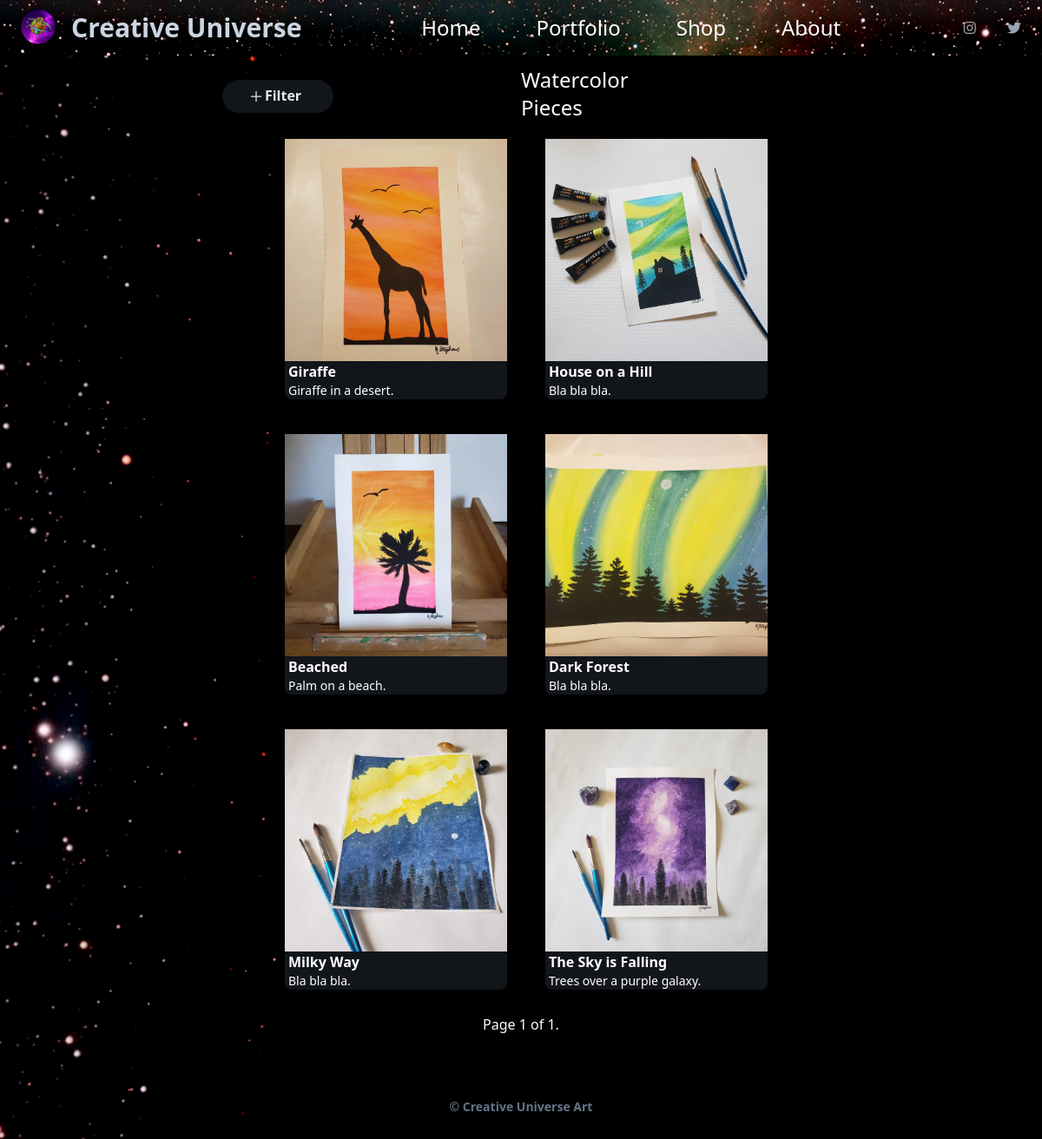
The page /portfolio/type/1 on the database its author committed.
### artpage/models.py (models this page shows, shortened)
class ArtType(models.Model):
    name= models.CharField(max_length=50)
    desciption= models.CharField(max_length=200)
    required_stationary= models.CharField(max_length=200, blank=True)
    def __str__(self):
        return self.name

class ArtPiece(models.Model):
   title= models.CharField(max_length=50)
   description= models.CharField(max_length=100)
   art_type= models.ForeignKey(ArtType, on_delete=models.CASCADE)
   canvas_size= models.CharField(max_length= 8, blank=True)
   image= models.ImageField(upload_to='artwork/')
   uploaded= models.DateField(auto_now_add=True)
   collection= models.ForeignKey(Collection, blank=True, on_delete=models.PROTECT, null=True)
   objects = models.Manager()
   no_collection = NoCollectionManager()
   creator= models.ForeignKey(Creator, on_delete=models.PROTECT, blank=True, null=True)

### artpage/views.py (the view)
# urls.py: path('type/<int:pk>',views.CategoryView.as_view(), name='category'),
class CategoryView(DetailView, MultipleObjectMixin):
    paginate_by = 9
    model = ArtType
    template_name = 'type_view.html'
    def get_context_data(self, **kwargs):
        art_types = ArtType.objects.all()
        object_list = ArtPiece.objects.filter(art_type = self.get_object())
        context = super(CategoryView, self).get_context_data(object_list=object_list,**kwargs, art_type=art_types)
        return context

### artpage/templates/type_view.html (shortened to what this page needs)
{% extends 'index.html' %}
{% if object_list.count < 3 %}
    {% block background_option %}
    bg-cover
    {% endblock %}
{% endif %}
{% block content %}
<div class="flex flex-row justify-between px-8">
    <span class="basis-1/4 pt-5"><p>{% include 'category_select.html' %}</span>
    <span class="basis-1/4"><h1 class="text-xl md:text-2xl my-3">{{arttype.name}} Pieces</h1></span>
</div>
<div class="grid lg:grid-cols-2 xl:grid-cols-3 gap-10 px-2 py-2 mx-auto w-3/4 xl:w-3/4 mb-4">
{% if object_list %}
    {% for art in object_list %}
        <div class="bg-slate-600 overflow-hidden md:w-64 w-64 mx-2 bg-opacity-25 rounded-b-lg">
            <a href="{% url 'art_detail' art.id %}" ><img src="{{ art.image.url }}" class="h-64 md:h-64 w-full object-cover"alt=""></a>
            <a href="{% url 'art_detail' art.id %}" ><h2 class="font-bold bold_underline pl-1">{{ art.title }}</h2></a>
            <h2 class="font-medium text-sm pl-1">{{ art.description }}</h2>
        </div>
    {% endfor %}
    {% else %}
    <p>No art to display at this time.</p>
    {% endif %}
</div>
{% include "paginator.html" %}
{% endblock %}

### rows shown on the page
ArtType: name "Watercolor"
ArtPiece: image (picture), title "Giraffe", description "Giraffe in a desert."
ArtPiece: image (picture), title "House on a Hill", description "Bla bla bla."
ArtPiece: image (picture), title "Beached", description "Palm on a beach."
ArtPiece: image (picture), title "Dark Forest", description "Bla bla bla."
ArtPiece: image (picture), title "Milky Way", description "Bla bla bla."
ArtPiece: image (picture), title "The Sky is Falling", description "Trees over a purple galaxy."

### other values the page prints
{{ page_obj.number }} "1"
{{ page_obj.paginator.num_pages }} "1"
